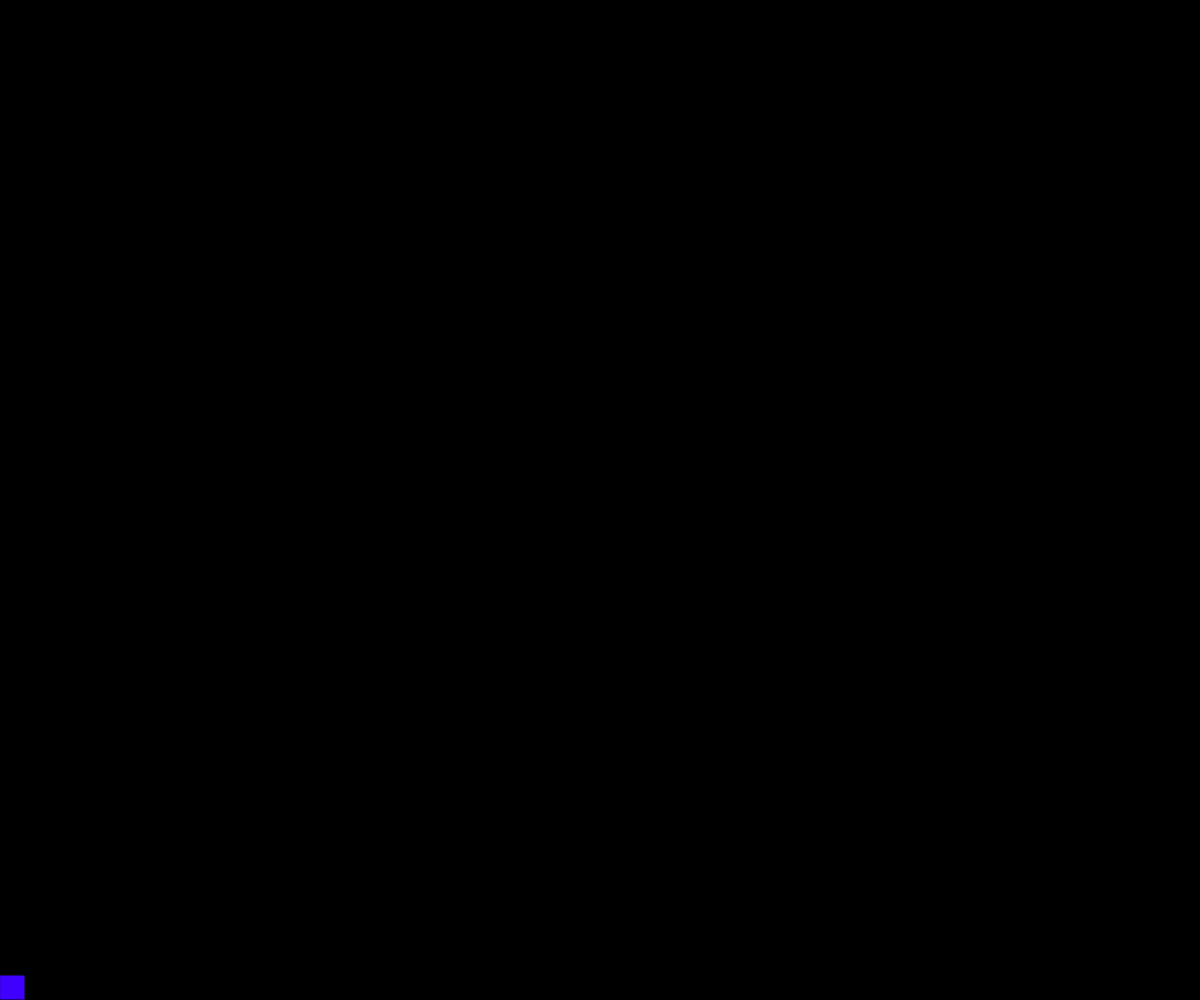
Frame 1 (no input)
Frame 60 (no input): identical to frame 1, image omitted
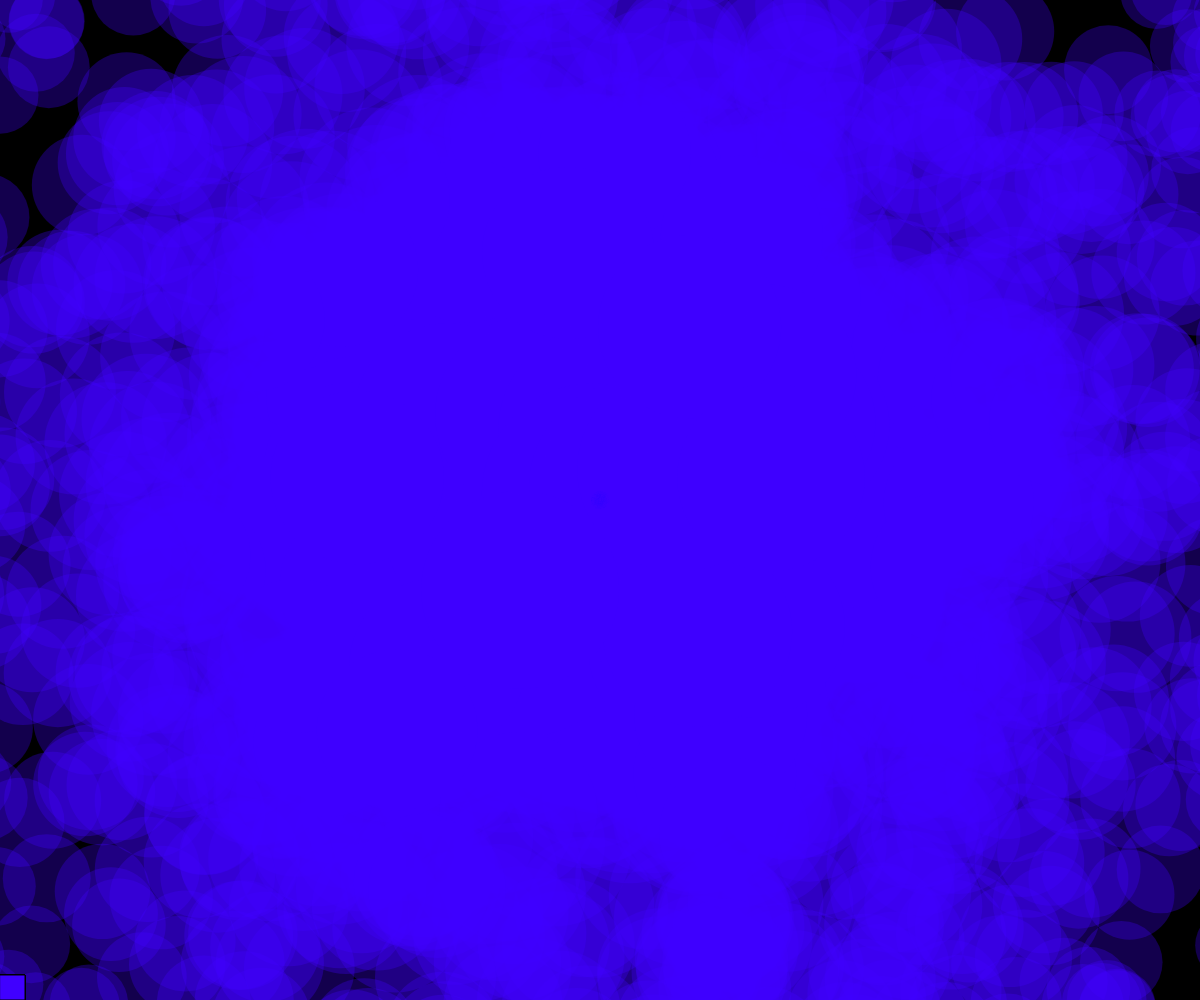
Frame 120 (the mouse pressed at the canvas centre since frame 60)

The p5.js sketch that drew these frames (run headless with seeded random() and noise() and a simulated clock; from frame 60 on, the mouse is pressed at the canvas centre):

// p5.js sketch
// ── sketch.js
var hue; // stocker la teinte d'une couleur

function setup() {
  createCanvas(windowWidth, windowHeight); 
  background(0);  
  hue = 255; // intialisation à bleu
  colorMode(HSB,360,100,100,100) // appliquer le mode HSB
} 

function draw() {

  var size = (abs(pmouseX-mouseX)+abs(pmouseY-mouseY)) + 10 
  
  if (mouseIsPressed) { // si la souris est clickée on dessine avec la fonction de dessin définie ci-dessous
    sp(mouseX,mouseY,size)
  }

  if (keyIsDown(LEFT_ARROW)) { // si la flêche de gauche est préssée
    hue = hue -1  // on modifie la teinte
    hue = constrain(hue,0,360) // on s'assure de rester dans le cadre des valeurs utilisables
  }
  else if (keyIsDown(RIGHT_ARROW)) {
    hue = hue +1
    hue = constrain(hue,0,360)
  }

  // dessiner un petit carré représentant la teinte sélectionnée
  fill(hue,100,100,100)
  rect(0, windowHeight -25 ,25,25)

}


// fonction permettant de dessiner un ensemble de taches de couleurs dans un rayon défini
// ce rayon dépendera de la vitesse de la souris
function sp(x,y,size){
  push()
  noStroke()
  fill(hue,100,100,30) // on applique la teinte et on garde une transparence importante
  translate(x,y)
  for (var i = 0 ; i < size*2 ; i = i+1){
    // coordonées polaire = rayon + angle
    var radius = random(size) 
    var angle = random(TWO_PI)
    // formule de passage de coordonées polaires en coordonnées catésienne
    var xpos = radius*cos(angle)
    var ypos = radius*sin(angle)
    // on dessine une ellipse dont la taille dépend de son éloignement
    ellipse(xpos, ypos, map(radius,0,size,size/5,0), map(radius,0,size,size/5,0))
  }
  pop()
}
